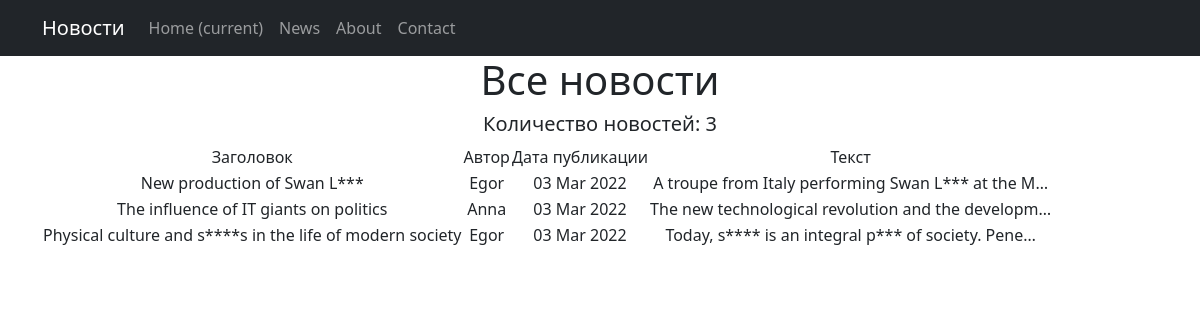
Page /news/ on the committed database.
### news/models.py (models this page shows, shortened)
class Post(models.Model):
    author = models.ForeignKey(Author, on_delete=models.CASCADE)
    NEWS = 'NW'
    ARTICLE = 'AR'
    CATEGORY_CHOICES = (
        (NEWS, 'Новость'),
        (ARTICLE, 'Статья'),
    )
    categoryType = models.CharField(max_length=2, choices=CATEGORY_CHOICES, default=ARTICLE)
    dateCreation = models.DateTimeField(auto_now_add=True)
    postCategory = models.ManyToManyField(Category, through='PostCategory')
    title = models.CharField(max_length=128)
    text = models.TextField()
    rating = models.SmallIntegerField(default=0)

class Author(models.Model):
    authorUser = models.OneToOneField(User, on_delete=models.CASCADE)
    ratingAuthor = models.SmallIntegerField(default=0)

### news/views.py (the view)
# urls.py: path('', PostList.as_view()),
class PostList(ListView):
    model = Post
    template_name = 'news.html'
    context_object_name = 'news'
    queryset = Post.objects.order_by('-dateCreation')

### news/templatetags/custom_filters.py (called while the page is built)
@register.filter(name='censor')
def censor(value):
    censor_list = ['bbb', 'ttt', 'zzz', 'lake', 'part', 'sport']
    for word in censor_list:
        value = value.replace(word[1:], '*' * (len(word)-1))
    return value

### templates/news.html (shortened to what this page needs)
{% extends 'flatpages/default.html' %}
{% load custom_filters %}
{% block content %}
<h1>Все новости</h1>
{% if news %}
<h5>Количество новостей: {{ news|length }}</h5>
        <table>
            <tr>
                <td>
                    Заголовок
                </td>
                <td>
                    Автор
                </td>
                <td>
                    Дата публикации
                </td>
                <td>
                    Текст
                </td>
            </tr>
        {% for post in news %}
            <tr>
                <td>
                    {{ post.title|censor }}
                </td>
                <td>
                    {{ post.author.authorUser.username }}
                </td>
                <td>
                    {{ post.dateCreation|date:'d M Y' }}
                </td>
                <td>
                    {{ post.text|truncatechars:50|censor }}
                </td>
            </tr>
        {% endfor %}
        </table>
    {% else %}
        <h2>Новостей нет!</h2>
    {% endif %}
{% endblock content %}

### templates/flatpages/default.html (shortened to what this page needs)
<!DOCTYPE html>
<html lang="en">
    <head>
        {% load static %}
        <link href="{% static 'css/styles.css' %}" rel="stylesheet" />
    </head>
    <body>
        <nav class="navbar navbar-expand-lg navbar-dark bg-dark static-top">
           <div class="container">
               <a class="navbar-brand" href="#">Новости</a>
               <div class="collapse navbar-collapse" id="navbarResponsive">
                   <ul class="navbar-nav ml-auto">
                       <li class="nav-item active">
                           <a class="nav-link" href="#">Home
                               <span class="sr-only">(current)</span>
                           </a>
                       </li>
                       <li class="nav-item">
                           <a class="nav-link" href="/news/">News</a>
                       </li>
                       <li class="nav-item">
                           <a class="nav-link" href="/about/">About</a>
                       </li>
                       <li class="nav-item">
                           <a class="nav-link" href="/contacts/">Contact</a>
                       </li>
                   </ul>
               </div>
           </div>
        </nav>
        <div class="container">
            <div class="row">
                <div class="col-lg-12 text-center">
                    {% block content %}{% endblock content %}
                </div>
            </div>
        </div>
    </body>
</html>

### rows in the picture
Post: title|censor "New production of Swan L***", author.authorUser.username "Egor", dateCreation "03 Mar 2022", text|censor "A troupe from Italy performing Swan L*** at the M…"
Post: title|censor "The influence of IT giants on politics", author.authorUser.username "Anna", dateCreation "03 Mar 2022", text|censor "The new technological revolution and the developm…"
Post: title|censor "Physical culture and s****s in the life of modern society", author.authorUser.username "Egor", dateCreation "03 Mar 2022", text|censor "Today, s**** is an integral p*** of society. Pene…"

### other values in the picture
{{ news|length }} "3"
